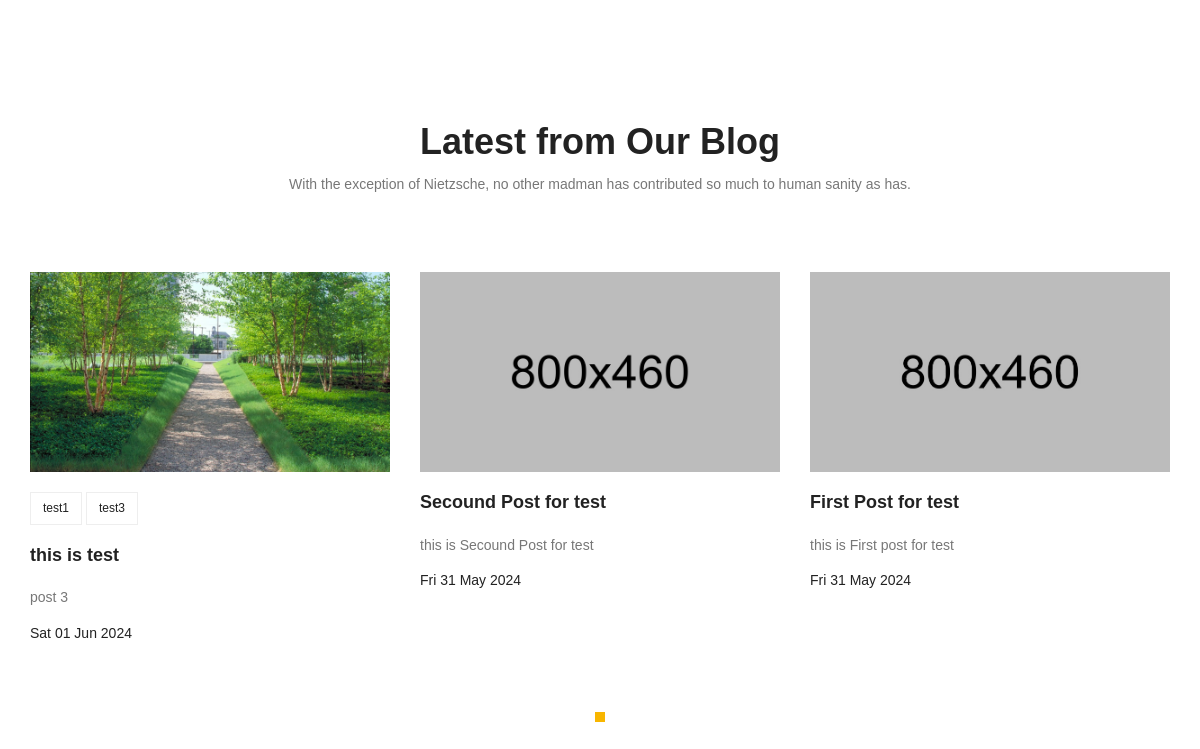
Page /index on the earlier database version.
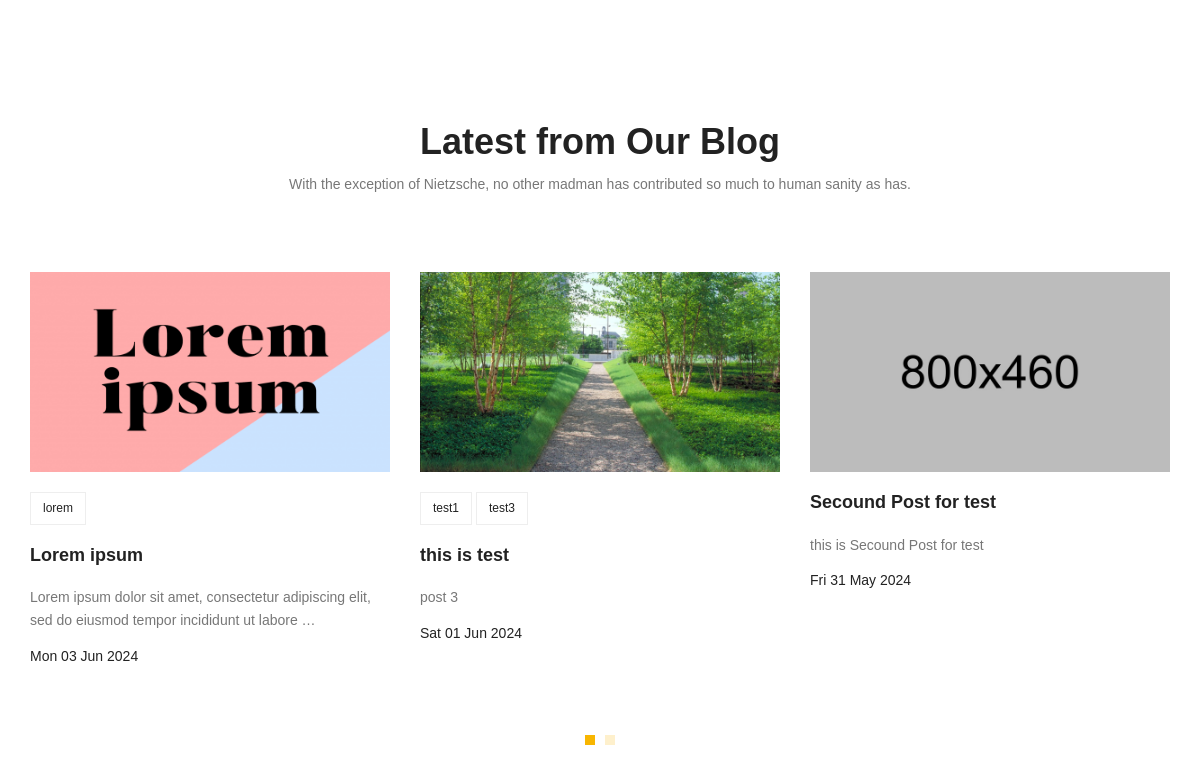
Same page on the later database version.
### blog/models.py (models this page shows, shortened)
class Post(models.Model):
    subject = models.CharField(max_length=20)
    title = models.CharField(max_length=255)
    content = models.TextField()
    tags = models.ManyToManyField(Tags)
    author = models.ForeignKey(User, on_delete=models.CASCADE)
    image = models.ImageField(upload_to='blog/%Y/%m/%d/', default='blog/default.jpg')
    pubDate = models.DateTimeField()
    createAt = models.DateTimeField(auto_now_add=True)
    updateAt = models.DateTimeField(auto_now=True)
    status = models.BooleanField(default=False)
    viewCount = models.IntegerField(default=0)
    class Meta:
        ordering = ('-pubDate',)

class Tags(models.Model):
    name = models.CharField(max_length=30)
    createAt = models.DateTimeField(auto_now_add=True)
    updateAt = models.DateTimeField(auto_now=True)

### blog/views.py (the view)
# urls.py: path('index', index, name='index'),
def index(request):
    return render(request, 'index.html')

### blog/templatetags/blogTags.py (called while the page is built)
@register.inclusion_tag('includeIndex.html')
def recentPostForIndex(count=3):
    posts = Post.objects.filter(
        pubDate__lte=timezone.now(), status=True)[:count]
    return {'posts': posts}

### templates/index.html (shortened to what this page needs)
{% load static %}
{% load blogTags %}
    <link rel="stylesheet" href={% static 'css/index/linearicons.css' %}>
    <link rel="stylesheet" href={% static 'css/index/font-awesome.min.css' %}>
    <link rel="stylesheet" href={% static 'css/index/bootstrap.css' %}>
    <link rel="stylesheet" href={% static 'css/index/magnific-popup.css' %}>
    <link rel="stylesheet" href={% static 'css/index/jquery-ui.css' %}>
    <link rel="stylesheet" href={% static 'css/index/nice-select.css' %}>
    <link rel="stylesheet" href={% static 'css/index/animate.min.css' %}>
    <link rel="stylesheet" href={% static 'css/index/owl.carousel.css' %}>
    <link rel="stylesheet" href={% static 'css/index/main.css' %}>
{% recentPostForIndex 6 %}

### templates/includeIndex.html
{% load static %}
<section class="recent-blog-area section-gap">
    <div class="container">
        <div class="row d-flex justify-content-center">
            <div class="menu-content pb-60 col-lg-9">
                <div class="title text-center">
                    <h1 class="mb-10">Latest from Our Blog</h1>
                    <p>With the exception of Nietzsche, no other madman has contributed so much to human sanity as
                        has.</p>
                </div>
            </div>
        </div>
        <div class="row">
            <div class="active-recent-blog-carusel">
                {% for post in posts %}
                <div class="single-recent-blog-post item">
                    <div class="thumb">
                        <img style="max-height: 200px" class="img-fluid" src="media/{{ post.image }}" alt="" height="10px">
                    </div>
                    <div class="details">
                        <div class="tags">
                            <ul>
                                {% for tag in post.tags.all %}
                                <li>
                                    <a href="{% url 'blog:category' catName=tag.name %}">{{ tag.name }}</a>
                                </li>
                                {% endfor %}
                            </ul>
                        </div>
                        <a href="{% url 'blog:singleView' postId=post.id %}"><h4 class="title">{{ post.title }}</h4></a>
                        <p>
                            {{ post.content|truncatewords:15 }}
                        </p>
                        <h6 class="date">{{ post.pubDate|date:'D d M Y' }}</h6>
                    </div>
                </div>
                {% endfor %}
            </div>
        </div>
    </div>
</section>

Differences in the rows shown:
no longer on this page (row edited): Post: image (placeholder picture), title "First Post for test", content "this is First post for test", pubDate "Fri 31 May 2024"
added Post: image (picture), title "Lorem ipsum", content "Lorem ipsum dolor sit amet, consectetur adipiscing elit, sed do eiusmod tempor incididunt ut labore …", pubDate "Mon 03 Jun 2024"
added Tags: name "lorem", shown under "Lorem ipsum"
